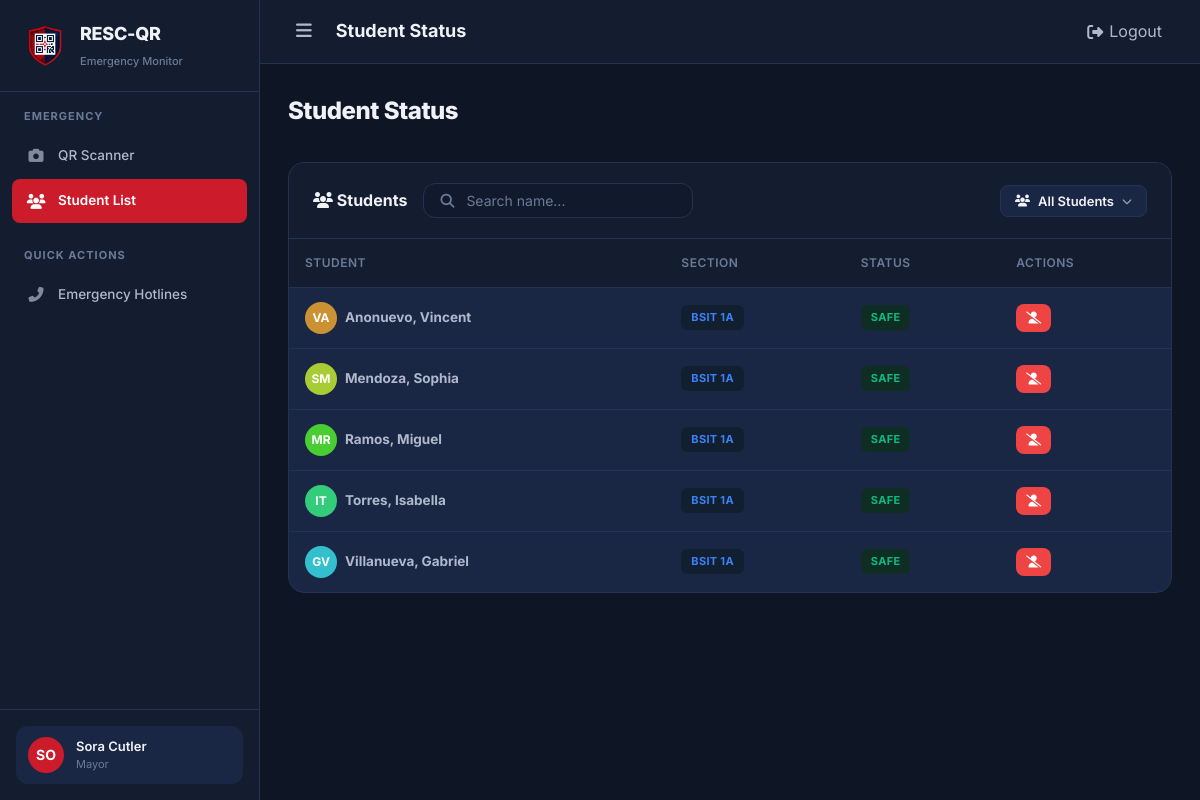
The app's page /scan/students (signed in) with its own data.
### tables this page shows
CREATE TABLE IF NOT EXISTS `student` (
    `student_id` INT AUTO_INCREMENT PRIMARY KEY,
    `class_id` INT NOT NULL,
    `first_name` VARCHAR(100) NOT NULL,
    `last_name` VARCHAR(100) NOT NULL,
    `email` VARCHAR(150) DEFAULT NULL,
    `password_hash` VARCHAR(255) DEFAULT NULL,
    `phone` VARCHAR(20) DEFAULT NULL,
    `course` VARCHAR(100) NOT NULL,
    `year_level` VARCHAR(20) NOT NULL,
    `qr_code_value` VARCHAR(255) DEFAULT NULL UNIQUE,
    `profile_image` VARCHAR(255) DEFAULT NULL,
    `profile_status` ENUM('Active','Inactive') DEFAULT 'Active',
    `created_at` DATETIME DEFAULT CURRENT_TIMESTAMP,
    `updated_at` DATETIME DEFAULT CURRENT_TIMESTAMP ON UPDATE CURRENT_TIMESTAMP,
    FOREIGN KEY (`class_id`) REFERENCES `class`(`class_id`) ON DELETE CASCADE
);

CREATE TABLE IF NOT EXISTS `class` (
    `class_id` INT AUTO_INCREMENT PRIMARY KEY,
    `section_name` VARCHAR(100) NOT NULL,
    `program` VARCHAR(150) NOT NULL,
    `year_level` VARCHAR(20) NOT NULL,
    `created_at` DATETIME DEFAULT CURRENT_TIMESTAMP,
    `updated_at` DATETIME DEFAULT CURRENT_TIMESTAMP ON UPDATE CURRENT_TIMESTAMP
);

### app/controllers/ScanController.php (called while the page is built, shortened)
<?php
class ScanController extends Controller {
    private $studentModel;
    private $statusModel;
    private $eventModel;
    public function __construct() {
        $this->studentModel = $this->model('Student');
        $this->statusModel  = $this->model('StudentStatus');
        $this->eventModel   = $this->model('EmergencyEvent');
    }
    public function students() {
        $activeEvent = $this->eventModel->getActiveEvent();
        $classId = $_SESSION['class_id'] ?? null;
        $students = [];
        $summary = ['safe_count' => 0, 'missing_count' => 0, 'not_in_class_count' => 0, 'total' => 0];
        if ($activeEvent) {
            $students = $this->statusModel->getStatusesByEvent($activeEvent['event_id'], $classId);
            $summary  = $this->statusModel->getSummary($activeEvent['event_id'], $classId);
        } else {
            $students = $this->studentModel->getAll('', $classId);
            $absentCount = 0;
            $summary['safe_count'] = count($students) - $absentCount;
            $summary['missing_count'] = 0;
            $summary['not_in_class_count'] = $absentCount;
            $summary['total'] = count($students);
        }
        $data = [
            'pageTitle'   => 'Student Status',
            'students'    => $students,
            'summary'     => $summary,
            'activeEvent' => $activeEvent,
            'extraJs'     => ['dashboard.js'],
        ];
        $this->view('mayor/student_list', $data);
    }
}

### core/App.php (called while the page is built, shortened)
<?php
class App {
    protected $controller = 'AuthController';
    protected $method = 'index';
    public function __construct() {
        $url = $this->parseUrl();
        $controllerName = !empty($url[0]) ? ucfirst($url[0]) . 'Controller' : $this->controller;
        $controllerMap = [
            'AuthController'          => 'AuthController',
            'DashboardController'     => 'DashboardController',
            'StudentController'       => 'StudentController',
            'QrController'            => 'QRController',
            'QRController'            => 'QRController',
            'ScanController'          => 'ScanController',
            'EventController'        => 'EventController',
            'ReportController'        => 'ReportController',
            'StudentviewController'   => 'StudentViewController',
            'StudentViewController'   => 'StudentViewController',
            'AttendanceController'    => 'AttendanceController',
            'ApiController'           => 'ApiController',
        ];
        $urlSegment = !empty($url[0]) ? $url[0] : 'auth';
        $possibleController = ucfirst(strtolower($urlSegment)) . 'Controller';
        if (isset($controllerMap[$possibleController])) {
            $controllerName = $controllerMap[$possibleController];
        } elseif ($urlSegment === 'api' && !empty($url[1])) {
            $possibleController = ucfirst(strtolower($url[1])) . 'Controller';
            if (isset($controllerMap[$possibleController])) {
                $controllerName = $controllerMap[$possibleController];
                array_shift($url);
            }
        } else {
            $controllerName = $this->controller;
        }
        $controllerFile = ROOT_PATH . '/app/controllers/' . $controllerName . '.php';
        if (file_exists($controllerFile)) {
            $this->controller = new $controllerName();
        } else {
            require_once ROOT_PATH . '/app/controllers/AuthController.php';
            $this->controller = new AuthController();
        }
        array_shift($url);
        if (!empty($url[0]) && method_exists($this->controller, $url[0])) {
            $this->method = $url[0];
            array_shift($url);
        }
        $this->params = $url ? array_values($url) : [];
        call_user_func_array([$this->controller, $this->method], $this->params);
    }
    private function parseUrl() {
        if (isset($_GET['url'])) {
            return explode('/', filter_var(rtrim($_GET['url'], '/'), FILTER_SANITIZE_URL));
        }
        return [];
    }
}

### index.php (called while the page is built, shortened)
<?php
require_once ROOT_PATH . '/config/app.php';
require_once ROOT_PATH . '/app/helpers/session_helper.php';
require_once ROOT_PATH . '/core/Database.php';
require_once ROOT_PATH . '/core/Model.php';
require_once ROOT_PATH . '/core/Controller.php';
require_once ROOT_PATH . '/core/App.php';
$app = new App();

### core/Database.php (called while the page is built, shortened)
<?php
class Database {
    private static $instance = null;
    private $pdo;
    private function __construct() {
        $dsn = 'mysql:host=' . DB_HOST . ';dbname=' . DB_NAME . ';charset=' . DB_CHARSET;
        $options = [
            PDO::ATTR_ERRMODE            => PDO::ERRMODE_EXCEPTION,
            PDO::ATTR_DEFAULT_FETCH_MODE => PDO::FETCH_ASSOC,
            PDO::ATTR_EMULATE_PREPARES   => false,
        ];
        try {
            $this->pdo = new PDO($dsn, DB_USER, DB_PASS, $options);
        } catch (PDOException $e) {
            die('Database connection failed: ' . $e->getMessage());
        }
    }
    public static function getInstance() {
        if (self::$instance === null) {
            self::$instance = new self();
        }
        return self::$instance;
    }
    public function getConnection() {
        return $this->pdo;
    }
}

### app/models/Student.php (called while the page is built, shortened)
<?php
class Student extends Model {
    public function getAll($search = '', $classId = null) {
        $sql = "SELECT s.*, c.section_name, c.program
                FROM student s
                JOIN class c ON s.class_id = c.class_id
                WHERE s.profile_status = 'Active'";
        $params = [];
        if ($classId) {
            $sql .= " AND s.class_id = :class_id";
            $params[':class_id'] = $classId;
        }
        $sql .= " ORDER BY s.last_name ASC";
        $stmt = $this->query($sql, $params);
        return $stmt->fetchAll();
    }
}

### core/Model.php (called while the page is built, shortened)
<?php
class Model {
    protected $db;
    public function __construct() {
        $this->db = Database::getInstance()->getConnection();
    }
    protected function query($sql, $params = []) {
        $stmt = $this->db->prepare($sql);
        $stmt->execute($params);
        return $stmt;
    }
}

### app/helpers/session_helper.php (called while the page is built, shortened)
<?php
function e($string) {
    return htmlspecialchars($string ?? '', ENT_QUOTES, 'UTF-8');
}

### app/models/EmergencyEvent.php (called while the page is built, shortened)
<?php
class EmergencyEvent extends Model {
    public function getActiveEvent() {
        $stmt = $this->query("SELECT * FROM emergency_event WHERE status = 'Active' ORDER BY event_datetime DESC LIMIT 1");
        return $stmt->fetch();
    }
}

### app/views/mayor/student_list.php (the view, shortened to what this page needs)
<div class="page-header">
    <div>
        <h1>Student Status</h1>
    </div>
</div>
<div class="card">
    <div class="card-header">
        <div class="d-flex align-center gap-2">
            <h3><i class="fas fa-users"></i> Students</h3>
            <div class="search-bar" style="min-width:200px;">
                <i class="fas fa-search"></i>
                <input type="text" id="statusSearch" placeholder="Search name...">
            </div>
        </div>
        <div class="status-dropdown" id="statusDropdown">
            <button class="status-dropdown-toggle btn btn-sm" id="statusDropdownBtn" type="button">
                <i class="fas fa-users"></i>
                <span>All Students</span>
                <i class="fas fa-chevron-down dropdown-arrow"></i>
            </button>
        </div>
    </div>
    <div class="card-body" style="padding:0;">
        <div class="table-wrapper">
            <table>
                <thead>
                    <tr><th>Student</th><th>Section</th><th>Status</th><th>Actions</th></tr>
                </thead>
                <tbody id="statusBody">
                    <?php if (empty($students)): ?>
                        <tr><td colspan="4" class="text-center text-muted" style="padding:60px;">No student statuses available</td></tr>
                    <?php else: ?>
                        <?php foreach ($students as $s): ?>
                        <?php
                            $status   = $s['status'];
                            $badgeCls = $status === 'Safe'
                                ? 'success'
                                : ($status === 'Not Yet Scanned'
                                    ? 'danger'
                                    : ($status === 'Absent' ? 'warning' : 'info'));
                        ?>
                        <tr class="status-row"
                            data-status="<?= e($status) ?>"
                            data-name="<?= e(strtolower($s['last_name'] . ' ' . $s['first_name'])) ?>"
                            data-student-id="<?= (int)$s['student_id'] ?>">
                            <td>
                                <div class="d-flex align-center gap-1">
                                    <div class="avatar avatar-sm" style="background:hsl(<?= $s['student_id'] * 37 % 360 ?>,60%,50%);overflow:hidden;">
                                        <?php if (!empty($s['profile_image'])): ?>
                                            <img src="<?= e(publicUrl('img/profiles/' . $s['profile_image'])) ?>" alt="" style="width:100%;height:100%;object-fit:cover;">
                                        <?php else: ?>
                                            <?= strtoupper(substr($s['first_name'],0,1) . substr($s['last_name'],0,1)) ?>
                                        <?php endif; ?>
                                    </div>
                                    <strong><?= e($s['last_name'] . ', ' . $s['first_name']) ?></strong>
                                </div>
                            </td>
                            <td><span class="badge badge-info"><?= e($s['section_name']) ?></span></td>
                            <td><span class="badge badge-<?= $badgeCls ?>"><?= e($status) ?></span></td>
                            <td>
                                <div class="d-flex gap-1">
                                    <?php if ($activeEvent): ?>
                                        <?php if (!empty($s['phone'])): ?>
                                            <a href="tel:<?= e($s['phone']) ?>" class="dial-btn" title="Call <?= e($s['first_name']) ?>">
                                                <i class="fas fa-phone-alt"></i>
                                            </a>
                                        <?php endif; ?>
                                    <?php else: ?>
                                        <?php if ($status !== 'Absent'): ?>
                                            <button class="btn btn-sm btn-danger btn-icon mark-absent"
                                                    data-student-id="<?= (int)$s['student_id'] ?>"
                                                    title="Mark Absent">
                                                <i class="fas fa-user-slash"></i>
                                            </button>
                                        <?php endif; ?>
                                    <?php endif; ?>
                                </div>
                            </td>
                        </tr>
                        <?php endforeach; ?>
                    <?php endif; ?>
                </tbody>
            </table>
        </div>
    </div>
</div>

### records on screen
student: first_name+last_name "VA", last_name+first_name "Anonuevo, Vincent", class.section_name "BSIT 1A", status "SAFE"
student: first_name+last_name "SM", last_name+first_name "Mendoza, Sophia", class.section_name "BSIT 1A", status "SAFE"
student: first_name+last_name "MR", last_name+first_name "Ramos, Miguel", class.section_name "BSIT 1A", status "SAFE"
student: first_name+last_name "IT", last_name+first_name "Torres, Isabella", class.section_name "BSIT 1A", status "SAFE"
student: first_name+last_name "GV", last_name+first_name "Villanueva, Gabriel", class.section_name "BSIT 1A", status "SAFE"

### other values on screen
APP_NAME "RESC-QR"
$initials "SO"
getUserName() "Sora Cutler"
getUserRole() "Mayor"
$pageTitle "Student Status"
